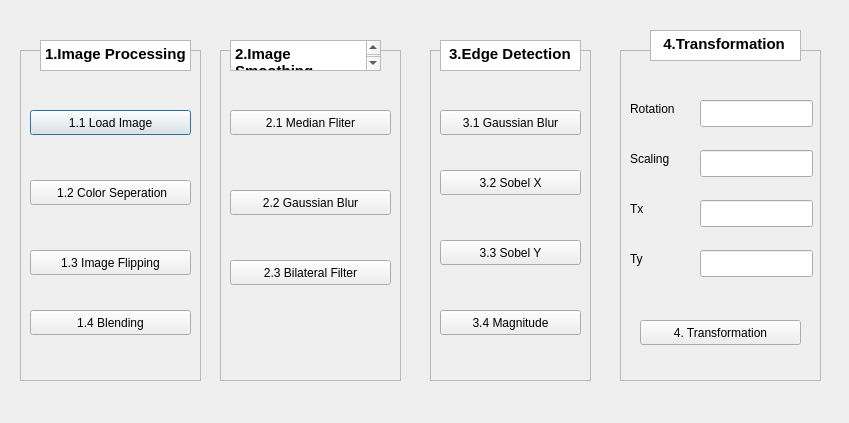
<?xml version="1.0" encoding="UTF-8"?>
<ui version="4.0">
 <class>Dialog</class>
 <widget class="QDialog" name="Dialog">
  <property name="geometry">
   <rect>
    <x>0</x>
    <y>0</y>
    <width>849</width>
    <height>423</height>
   </rect>
  </property>
  <property name="windowTitle">
   <string>Opencvdl2020 HW1</string>
  </property>
  <widget class="QFrame" name="frame">
   <property name="geometry">
    <rect>
     <x>20</x>
     <y>50</y>
     <width>181</width>
     <height>331</height>
    </rect>
   </property>
   <property name="frameShape">
    <enum>QFrame::StyledPanel</enum>
   </property>
   <property name="frameShadow">
    <enum>QFrame::Raised</enum>
   </property>
   <widget class="QPushButton" name="pushButton">
    <property name="geometry">
     <rect>
      <x>10</x>
      <y>60</y>
      <width>161</width>
      <height>25</height>
     </rect>
    </property>
    <property name="text">
     <string>1.1 Load Image</string>
    </property>
   </widget>
   <widget class="QPushButton" name="pushButton_2">
    <property name="geometry">
     <rect>
      <x>10</x>
      <y>130</y>
      <width>161</width>
      <height>25</height>
     </rect>
    </property>
    <property name="text">
     <string> 1.2 Color Seperation</string>
    </property>
   </widget>
   <widget class="QPushButton" name="pushButton_3">
    <property name="geometry">
     <rect>
      <x>10</x>
      <y>200</y>
      <width>161</width>
      <height>25</height>
     </rect>
    </property>
    <property name="text">
     <string>1.3 Image Flipping</string>
    </property>
   </widget>
   <widget class="QPushButton" name="pushButton_4">
    <property name="geometry">
     <rect>
      <x>10</x>
      <y>260</y>
      <width>161</width>
      <height>25</height>
     </rect>
    </property>
    <property name="text">
     <string>1.4 Blending</string>
    </property>
   </widget>
  </widget>
  <widget class="QFrame" name="frame_2">
   <property name="geometry">
    <rect>
     <x>220</x>
     <y>50</y>
     <width>181</width>
     <height>331</height>
    </rect>
   </property>
   <property name="frameShape">
    <enum>QFrame::StyledPanel</enum>
   </property>
   <property name="frameShadow">
    <enum>QFrame::Raised</enum>
   </property>
   <widget class="QPushButton" name="pushButton_5">
    <property name="geometry">
     <rect>
      <x>10</x>
      <y>60</y>
      <width>161</width>
      <height>25</height>
     </rect>
    </property>
    <property name="text">
     <string>2.1 Median Fliter</string>
    </property>
   </widget>
   <widget class="QPushButton" name="pushButton_6">
    <property name="geometry">
     <rect>
      <x>10</x>
      <y>140</y>
      <width>161</width>
      <height>25</height>
     </rect>
    </property>
    <property name="text">
     <string>2.2 Gaussian Blur</string>
    </property>
   </widget>
   <widget class="QPushButton" name="pushButton_7">
    <property name="geometry">
     <rect>
      <x>10</x>
      <y>210</y>
      <width>161</width>
      <height>25</height>
     </rect>
    </property>
    <property name="text">
     <string>2.3 Bilateral Filter</string>
    </property>
   </widget>
  </widget>
  <widget class="QFrame" name="frame_3">
   <property name="geometry">
    <rect>
     <x>430</x>
     <y>50</y>
     <width>161</width>
     <height>331</height>
    </rect>
   </property>
   <property name="frameShape">
    <enum>QFrame::StyledPanel</enum>
   </property>
   <property name="frameShadow">
    <enum>QFrame::Raised</enum>
   </property>
   <widget class="QPushButton" name="pushButton_8">
    <property name="geometry">
     <rect>
      <x>10</x>
      <y>60</y>
      <width>141</width>
      <height>25</height>
     </rect>
    </property>
    <property name="text">
     <string>3.1 Gaussian Blur</string>
    </property>
   </widget>
   <widget class="QPushButton" name="pushButton_9">
    <property name="geometry">
     <rect>
      <x>10</x>
      <y>120</y>
      <width>141</width>
      <height>25</height>
     </rect>
    </property>
    <property name="text">
     <string>3.2 Sobel X</string>
    </property>
   </widget>
   <widget class="QPushButton" name="pushButton_10">
    <property name="geometry">
     <rect>
      <x>10</x>
      <y>190</y>
      <width>141</width>
      <height>25</height>
     </rect>
    </property>
    <property name="text">
     <string>3.3 Sobel Y</string>
    </property>
   </widget>
   <widget class="QPushButton" name="pushButton_11">
    <property name="geometry">
     <rect>
      <x>10</x>
      <y>260</y>
      <width>141</width>
      <height>25</height>
     </rect>
    </property>
    <property name="text">
     <string>3.4 Magnitude</string>
    </property>
   </widget>
  </widget>
  <widget class="QFrame" name="frame_4">
   <property name="geometry">
    <rect>
     <x>620</x>
     <y>50</y>
     <width>201</width>
     <height>331</height>
    </rect>
   </property>
   <property name="frameShape">
    <enum>QFrame::StyledPanel</enum>
   </property>
   <property name="frameShadow">
    <enum>QFrame::Raised</enum>
   </property>
   <widget class="QPushButton" name="pushButton_12">
    <property name="geometry">
     <rect>
      <x>20</x>
      <y>270</y>
      <width>161</width>
      <height>25</height>
     </rect>
    </property>
    <property name="text">
     <string>4. Transformation</string>
    </property>
   </widget>
   <widget class="QLineEdit" name="lineEdit">
    <property name="geometry">
     <rect>
      <x>80</x>
      <y>50</y>
      <width>113</width>
      <height>27</height>
     </rect>
    </property>
   </widget>
   <widget class="QLineEdit" name="lineEdit_2">
    <property name="geometry">
     <rect>
      <x>80</x>
      <y>100</y>
      <width>113</width>
      <height>27</height>
     </rect>
    </property>
   </widget>
   <widget class="QLineEdit" name="lineEdit_3">
    <property name="geometry">
     <rect>
      <x>80</x>
      <y>150</y>
      <width>113</width>
      <height>27</height>
     </rect>
    </property>
   </widget>
   <widget class="QLineEdit" name="lineEdit_4">
    <property name="geometry">
     <rect>
      <x>80</x>
      <y>200</y>
      <width>113</width>
      <height>27</height>
     </rect>
    </property>
   </widget>
   <widget class="QLabel" name="label">
    <property name="geometry">
     <rect>
      <x>10</x>
      <y>50</y>
      <width>67</width>
      <height>17</height>
     </rect>
    </property>
    <property name="text">
     <string>Rotation</string>
    </property>
   </widget>
  </widget>
  <widget class="QTextEdit" name="textEdit_3">
   <property name="geometry">
    <rect>
     <x>440</x>
     <y>40</y>
     <width>141</width>
     <height>31</height>
    </rect>
   </property>
   <property name="html">
    <string>&lt;!DOCTYPE HTML PUBLIC &quot;-//W3C//DTD HTML 4.0//EN&quot; &quot;http://www.w3.org/TR/REC-html40/strict.dtd&quot;&gt;
&lt;html&gt;&lt;head&gt;&lt;meta name=&quot;qrichtext&quot; content=&quot;1&quot; /&gt;&lt;style type=&quot;text/css&quot;&gt;
p, li { white-space: pre-wrap; }
&lt;/style&gt;&lt;/head&gt;&lt;body style=&quot; font-family:'Ubuntu'; font-size:11pt; font-weight:400; font-style:normal;&quot;&gt;
&lt;p style=&quot; margin-top:0px; margin-bottom:0px; margin-left:0px; margin-right:0px; -qt-block-indent:0; text-indent:0px;&quot;&gt;&lt;span style=&quot; font-weight:600;&quot;&gt; 3.Edge Detection&lt;/span&gt;&lt;/p&gt;&lt;/body&gt;&lt;/html&gt;</string>
   </property>
  </widget>
  <widget class="QTextEdit" name="textEdit_4">
   <property name="geometry">
    <rect>
     <x>650</x>
     <y>30</y>
     <width>151</width>
     <height>31</height>
    </rect>
   </property>
   <property name="html">
    <string>&lt;!DOCTYPE HTML PUBLIC &quot;-//W3C//DTD HTML 4.0//EN&quot; &quot;http://www.w3.org/TR/REC-html40/strict.dtd&quot;&gt;
&lt;html&gt;&lt;head&gt;&lt;meta name=&quot;qrichtext&quot; content=&quot;1&quot; /&gt;&lt;style type=&quot;text/css&quot;&gt;
p, li { white-space: pre-wrap; }
&lt;/style&gt;&lt;/head&gt;&lt;body style=&quot; font-family:'Ubuntu'; font-size:11pt; font-weight:400; font-style:normal;&quot;&gt;
&lt;p style=&quot; margin-top:0px; margin-bottom:0px; margin-left:0px; margin-right:0px; -qt-block-indent:0; text-indent:0px;&quot;&gt;&lt;span style=&quot; font-weight:600;&quot;&gt;  4.Transformation&lt;/span&gt;&lt;/p&gt;&lt;/body&gt;&lt;/html&gt;</string>
   </property>
  </widget>
  <widget class="QTextEdit" name="textEdit">
   <property name="geometry">
    <rect>
     <x>40</x>
     <y>40</y>
     <width>151</width>
     <height>31</height>
    </rect>
   </property>
   <property name="html">
    <string>&lt;!DOCTYPE HTML PUBLIC &quot;-//W3C//DTD HTML 4.0//EN&quot; &quot;http://www.w3.org/TR/REC-html40/strict.dtd&quot;&gt;
&lt;html&gt;&lt;head&gt;&lt;meta name=&quot;qrichtext&quot; content=&quot;1&quot; /&gt;&lt;style type=&quot;text/css&quot;&gt;
p, li { white-space: pre-wrap; }
&lt;/style&gt;&lt;/head&gt;&lt;body style=&quot; font-family:'Ubuntu'; font-size:11pt; font-weight:400; font-style:normal;&quot;&gt;
&lt;p style=&quot; margin-top:0px; margin-bottom:0px; margin-left:0px; margin-right:0px; -qt-block-indent:0; text-indent:0px;&quot;&gt;&lt;span style=&quot; font-weight:600;&quot;&gt;1.Image Processing&lt;/span&gt;&lt;/p&gt;&lt;/body&gt;&lt;/html&gt;</string>
   </property>
  </widget>
  <widget class="QTextEdit" name="textEdit_2">
   <property name="geometry">
    <rect>
     <x>230</x>
     <y>40</y>
     <width>151</width>
     <height>31</height>
    </rect>
   </property>
   <property name="html">
    <string>&lt;!DOCTYPE HTML PUBLIC &quot;-//W3C//DTD HTML 4.0//EN&quot; &quot;http://www.w3.org/TR/REC-html40/strict.dtd&quot;&gt;
&lt;html&gt;&lt;head&gt;&lt;meta name=&quot;qrichtext&quot; content=&quot;1&quot; /&gt;&lt;style type=&quot;text/css&quot;&gt;
p, li { white-space: pre-wrap; }
&lt;/style&gt;&lt;/head&gt;&lt;body style=&quot; font-family:'Ubuntu'; font-size:11pt; font-weight:400; font-style:normal;&quot;&gt;
&lt;p style=&quot; margin-top:0px; margin-bottom:0px; margin-left:0px; margin-right:0px; -qt-block-indent:0; text-indent:0px;&quot;&gt;&lt;span style=&quot; font-weight:600;&quot;&gt;2.Image  Smoothing&lt;/span&gt;&lt;/p&gt;&lt;/body&gt;&lt;/html&gt;</string>
   </property>
  </widget>
  <widget class="QLabel" name="label_2">
   <property name="geometry">
    <rect>
     <x>630</x>
     <y>150</y>
     <width>67</width>
     <height>17</height>
    </rect>
   </property>
   <property name="text">
    <string>Scaling</string>
   </property>
  </widget>
  <widget class="QLabel" name="label_3">
   <property name="geometry">
    <rect>
     <x>630</x>
     <y>200</y>
     <width>67</width>
     <height>17</height>
    </rect>
   </property>
   <property name="text">
    <string>Tx</string>
   </property>
  </widget>
  <widget class="QLabel" name="label_4">
   <property name="geometry">
    <rect>
     <x>630</x>
     <y>250</y>
     <width>67</width>
     <height>17</height>
    </rect>
   </property>
   <property name="text">
    <string>Ty</string>
   </property>
  </widget>
 </widget>
 <resources/>
 <connections/>
</ui>
